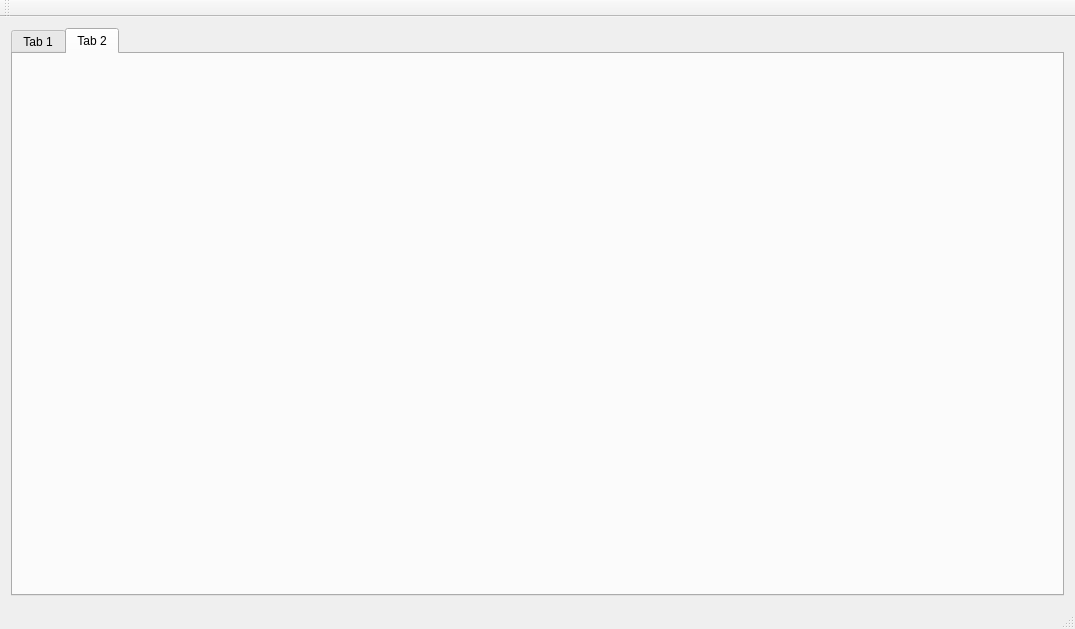
<?xml version="1.0" encoding="UTF-8"?>
<ui version="4.0">
 <class>MainWindow</class>
 <widget class="QMainWindow" name="MainWindow">
  <property name="geometry">
   <rect>
    <x>0</x>
    <y>0</y>
    <width>1075</width>
    <height>629</height>
   </rect>
  </property>
  <property name="windowTitle">
   <string>MainWindow</string>
  </property>
  <widget class="QWidget" name="centralWidget">
   <layout class="QVBoxLayout" name="verticalLayout">
    <item>
     <widget class="QTabWidget" name="tabWidget">
      <property name="currentIndex">
       <number>1</number>
      </property>
      <widget class="QWidget" name="tab">
       <attribute name="title">
        <string>Tab 1</string>
       </attribute>
      </widget>
      <widget class="QWidget" name="tab_2">
       <attribute name="title">
        <string>Tab 2</string>
       </attribute>
      </widget>
     </widget>
    </item>
   </layout>
  </widget>
  <widget class="QMenuBar" name="menuBar">
   <property name="geometry">
    <rect>
     <x>0</x>
     <y>0</y>
     <width>1075</width>
     <height>22</height>
    </rect>
   </property>
  </widget>
  <widget class="QToolBar" name="mainToolBar">
   <attribute name="toolBarArea">
    <enum>TopToolBarArea</enum>
   </attribute>
   <attribute name="toolBarBreak">
    <bool>false</bool>
   </attribute>
  </widget>
  <widget class="QStatusBar" name="statusBar"/>
 </widget>
 <layoutdefault spacing="6" margin="11"/>
 <resources/>
 <connections/>
</ui>
